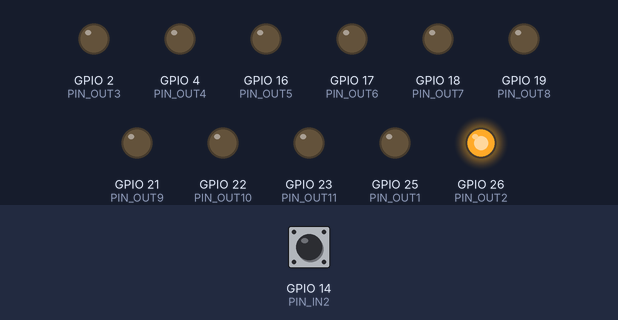
Simulated run of this program. Board: ESP32. On the bench: output pins drawn as LEDs (lit = HIGH). The test bench sets the inputs (shaded band); at power-on: GPIO 14 (PIN_IN2) HIGH. What the program prints to the serial monitor is not drawn.

Above: at 0.1 s.
Timing chart, 0 to 1.6 s (numbered marks = the images above):
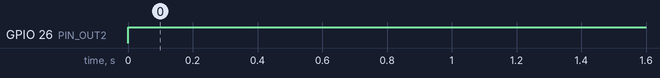

The program:

main.cpp
```cpp
#include <Arduino.h>

#include <ArduinoJson.h>

#define PIN_IN1 13
#define PIN_IN2 14
#define PIN_IN3 27
#define PIN_IN4 33
#define PIN_IN5 32
#define PIN_IN6 35
#define PIN_IN7 34
#define PIN_IN8 39
#define PIN_IN9 36

#define PIN_OUT1 25
#define PIN_OUT2 26
#define PIN_OUT3 2
#define PIN_OUT4 4
#define PIN_OUT5 16
#define PIN_OUT6 17
#define PIN_OUT7 18
#define PIN_OUT8 19
#define PIN_OUT9 21
#define PIN_OUT10 22
#define PIN_OUT11 23

volatile uint32_t pulseCount = 0;

void interruptHandler()
{
    pulseCount++;
}

void setup()
{
    Serial.begin(115200);
    pinMode(PIN_IN2, INPUT_PULLUP);
    attachInterrupt(digitalPinToInterrupt(PIN_IN2), interruptHandler, FALLING);
    // pinMode(PIN_IN1, ANALOG);
    // pinMode(PIN_IN2, ANALOG);
    // pinMode(PIN_IN3, ANALOG);
    // pinMode(PIN_IN4, ANALOG);
    // pinMode(PIN_IN5, ANALOG);
    // pinMode(PIN_IN6, ANALOG);
    // pinMode(PIN_IN7, ANALOG);
    // pinMode(PIN_IN8, ANALOG);
    // pinMode(PIN_IN9, ANALOG);

    pinMode(PIN_OUT1, OUTPUT);
    pinMode(PIN_OUT2, OUTPUT);
    pinMode(PIN_OUT3, OUTPUT);
    pinMode(PIN_OUT4, OUTPUT);
    pinMode(PIN_OUT5, OUTPUT);
    pinMode(PIN_OUT6, OUTPUT);
    pinMode(PIN_OUT7, OUTPUT);
    pinMode(PIN_OUT8, OUTPUT);
    pinMode(PIN_OUT9, OUTPUT);
    pinMode(PIN_OUT10, OUTPUT);
    pinMode(PIN_OUT11, OUTPUT);
}

void loop()
{
    StaticJsonDocument<1024> doc;
    doc["IN1"] = 0;
    doc["IN2"] = 0;
    doc["IN3"] = 0;
    doc["IN4"] = 0;
    doc["IN5"] = 0;
    doc["IN6"] = 0;
    doc["IN7"] = 0;
    doc["IN8"] = 0;
    doc["IN9"] = 0;
    doc["OUT1"] = "L";
    doc["OUT2"] = "L";
    doc["OUT3"] = "L";
    doc["OUT4"] = "L";
    doc["OUT5"] = "L";
    doc["OUT6"] = "L";
    doc["OUT7"] = "L";
    doc["OUT8"] = "L";
    doc["OUT9"] = "L";
    doc["OUT10"] = "L";
    doc["OUT11"] = "L";
    String json;
    serializeJson(doc, json);
    uint32_t b_time_ms = millis();
    uint32_t time_ms = millis();
    uint32_t elapse_time_ms;
    while (true)
    {
        time_ms = millis();
        elapse_time_ms = time_ms - b_time_ms;
        if (elapse_time_ms >= 1000)
        {
            b_time_ms = time_ms;
            doc["IN2"] = pulseCount;
            pulseCount = 0;
        }

        // doc["IN1"] = analogRead(PIN_IN1);
        // doc["IN2"] = analogRead(PIN_IN2);
        // doc["IN3"] = analogRead(PIN_IN3);
        // doc["IN4"] = analogRead(PIN_IN4);
        // doc["IN5"] = analogRead(PIN_IN5);
        // doc["IN6"] = analogRead(PIN_IN6);
        // doc["IN7"] = analogRead(PIN_IN7);
        // doc["IN8"] = analogRead(PIN_IN8);
        // doc["IN9"] = analogRead(PIN_IN9);

        digitalWrite(PIN_OUT2, HIGH);
        json.clear();
        serializeJson(doc, json);
        Serial.println(json);
        delay(10);
    }
}
```

Measured:
- by itself, GPIO 26 (PIN_OUT2): LOW → HIGH at 0.00 s
